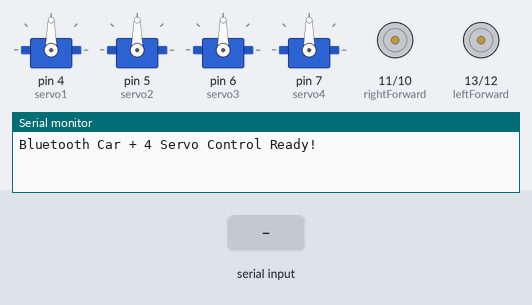
This sketch was run on a simulated Arduino Uno, built with avr-gcc and run on an emulated ATmega328P. Shown: 4 × servo, motor-driver pin pairs drawn as motors (green arrow = first pin HIGH = forward, orange = second pin HIGH = backward, longer = more drive), the last lines printed to the serial monitor. The inputs (shaded band) are chosen by the test bench.

Above: at 1.2 s.
1.3 s: "R" received over the second serial link
At 1.6 s:
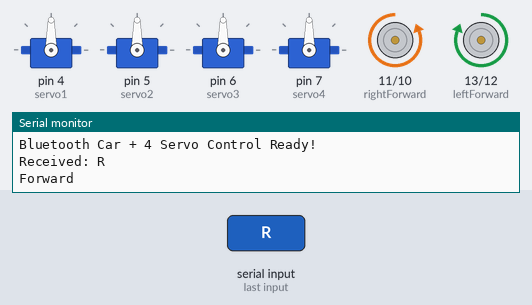
2.8 s: "Q" received over the second serial link
At 4.0 s:
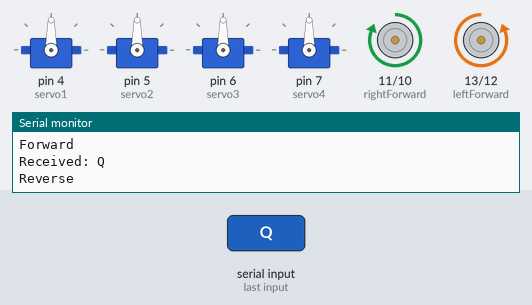
4.3 s: "O" received over the second serial link
At 5.1 s:
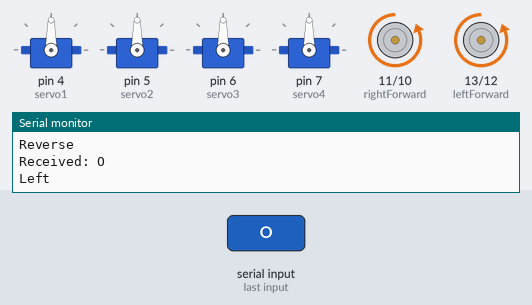
5.8 s: "P" received over the second serial link
At 6.3 s:
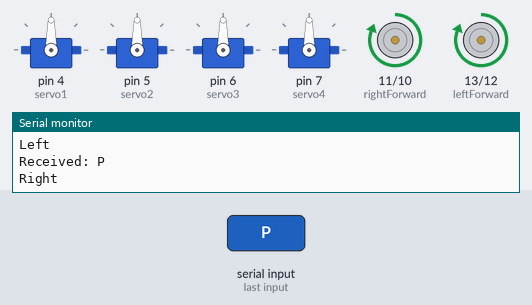
Timing chart, 0 to 8.3 s (numbered marks = the images above; inputs shaded):
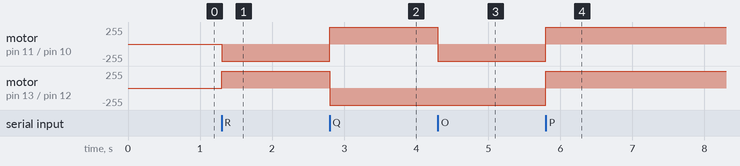

Measured:
- after the input at 1.3 s, motor on pin 11 (rightForward) / pin 10 (rightBackward): stopped → backward 255/255 at once; motor on pin 13 (leftForward) / pin 12 (leftBackward): stopped → forward 255/255 at once
- after the input at 2.8 s, motor on pin 11 (rightForward) / pin 10 (rightBackward): backward 255/255 → forward 255/255 at once; motor on pin 13 (leftForward) / pin 12 (leftBackward): forward 255/255 → backward 255/255 at once
- after the input at 4.3 s, motor on pin 11 (rightForward) / pin 10 (rightBackward): forward 255/255 → backward 255/255 at once
- after the input at 5.8 s, motor on pin 11 (rightForward) / pin 10 (rightBackward), motor on pin 13 (leftForward) / pin 12 (leftBackward): backward 255/255 → forward 255/255 at once

The sketch:

_4WD_bluetooth_car.ino
```cpp
#include <SoftwareSerial.h>
#include <Servo.h>

SoftwareSerial mySerial(2, 3); // RX | TX
Servo servo1, servo2, servo3, servo4;

// Motor driver pins
int leftForward  = 13;
int leftBackward = 12;
int rightForward = 11;
int rightBackward = 10;

// Servo positions
int angle1 = 90;
int angle2 = 90;
int angle3 = 90;
int angle4 = 90;

void setup() {
  Serial.begin(9600);
  mySerial.begin(9600);
  Serial.println("Bluetooth Car + 4 Servo Control Ready!");

  // Motor pin setup
  pinMode(leftForward, OUTPUT);
  pinMode(leftBackward, OUTPUT);
  pinMode(rightForward, OUTPUT);
  pinMode(rightBackward, OUTPUT);

  // Servo setup
  servo1.attach(4);
  servo2.attach(5);
  servo3.attach(6);
  servo4.attach(7);

  servo1.write(angle1);
  servo2.write(angle2);
  servo3.write(angle3);
  servo4.write(angle4);
}

void loop() {
  if (mySerial.available()) {
    char command = mySerial.read();
    Serial.print("Received: ");
    Serial.println(command);

    // ------------------ CAR CONTROL ------------------
    if (command == 'R') { // Forward
      Serial.println("Forward");
      digitalWrite(leftForward, HIGH);
      digitalWrite(leftBackward, LOW);
      digitalWrite(rightForward, LOW);
      digitalWrite(rightBackward, HIGH);
    }
    else if (command == 'Q') { // Reverse
      Serial.println("Reverse");
      digitalWrite(leftForward, LOW);
      digitalWrite(leftBackward, HIGH);
      digitalWrite(rightForward, HIGH);
      digitalWrite(rightBackward, LOW);
    }
    else if (command == 'O') { // Left
      Serial.println("Left");
      digitalWrite(leftForward, LOW);
      digitalWrite(leftBackward, HIGH);
      digitalWrite(rightForward, LOW);
      digitalWrite(rightBackward, HIGH);
    }
    else if (command == 'P') { // Right
      Serial.println("Right");
      digitalWrite(leftForward, HIGH);
      digitalWrite(leftBackward, LOW);
      digitalWrite(rightForward, HIGH);
      digitalWrite(rightBackward, LOW);
    }
     else if (command == 'S') { // Stop
      Serial.println("Stop");
      digitalWrite(leftForward, LOW);
      digitalWrite(leftBackward, LOW);
      digitalWrite(rightForward, LOW);
      digitalWrite(rightBackward, LOW);
    }

    // ------------------ SERVO 1 CONTROL ------------------
    else if (command == 'A') { angle1 -= 5; }
    else if (command == 'B') { angle1 += 5; }


    // ------------------ SERVO 2 CONTROL ------------------
    else if (command == 'C') { angle2 -= 5; }
    else if (command == 'D') { angle2 += 5; }

    // ------------------ SERVO 3 CONTROL ------------------
    else if (command == 'E') { angle3 -= 5; }
    else if (command == 'F') { angle3 += 5; }


    // ------------------ SERVO 4 CONTROL ------------------
    else if (command == 'G') { angle4 -= 5; }
    else if (command == 'H') { angle4 += 5; }


    // Constrain and update servos
    angle1 = constrain(angle1, 0, 180);
    angle2 = constrain(angle2, 0, 180);
    angle3 = constrain(angle3, 0, 180);
    angle4 = constrain(angle4, 0, 180);

    servo1.write(angle1);
    servo2.write(angle2);
    servo3.write(angle3);
    servo4.write(angle4);

    delay(50); // smooth update


}
}
```
